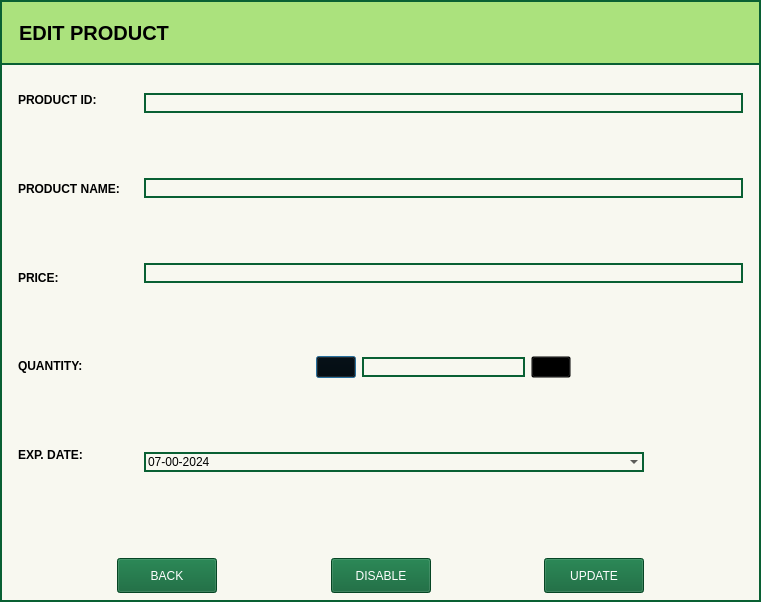
<?xml version="1.0" encoding="UTF-8"?>
<ui version="4.0">
 <class>Dialog</class>
 <widget class="QDialog" name="Dialog">
  <property name="geometry">
   <rect>
    <x>0</x>
    <y>0</y>
    <width>761</width>
    <height>602</height>
   </rect>
  </property>
  <property name="sizePolicy">
   <sizepolicy hsizetype="Minimum" vsizetype="Minimum">
    <horstretch>0</horstretch>
    <verstretch>0</verstretch>
   </sizepolicy>
  </property>
  <property name="minimumSize">
   <size>
    <width>720</width>
    <height>360</height>
   </size>
  </property>
  <property name="windowTitle">
   <string>Dialog</string>
  </property>
  <layout class="QGridLayout" name="gridLayout">
   <property name="leftMargin">
    <number>0</number>
   </property>
   <property name="topMargin">
    <number>0</number>
   </property>
   <property name="rightMargin">
    <number>0</number>
   </property>
   <property name="bottomMargin">
    <number>0</number>
   </property>
   <property name="spacing">
    <number>0</number>
   </property>
   <item row="0" column="0">
    <widget class="QWidget" name="widget" native="true">
     <property name="styleSheet">
      <string notr="true">#widget{
background-color: #F8F8F0;
border: 2px solid #096033;
}
.QComboBox
{
border : 2px solid #096033;
background-color:rgba(0,0,0,0);
}
.QLineEdit{
border : 2px solid #096033;
background-color:rgba(0,0,0,0);
}
.QDateEdit{
border: 2px solid #096033;
background-color:rgba(0,0,0,0);
}
#pushButton_4{
background-color:rgba(0,0,0,0);
}
#pushButton_5{
background-color:rgba(0,0,0,0);
}</string>
     </property>
     <layout class="QVBoxLayout" name="verticalLayout_3">
      <property name="spacing">
       <number>0</number>
      </property>
      <property name="leftMargin">
       <number>0</number>
      </property>
      <property name="topMargin">
       <number>0</number>
      </property>
      <property name="rightMargin">
       <number>0</number>
      </property>
      <property name="bottomMargin">
       <number>0</number>
      </property>
      <item>
       <widget class="QWidget" name="widget_2" native="true">
        <property name="sizePolicy">
         <sizepolicy hsizetype="Preferred" vsizetype="Fixed">
          <horstretch>0</horstretch>
          <verstretch>0</verstretch>
         </sizepolicy>
        </property>
        <property name="minimumSize">
         <size>
          <width>0</width>
          <height>65</height>
         </size>
        </property>
        <property name="styleSheet">
         <string notr="true">#widget_2{
background-color: #ABE27D;
border: 2px solid #096033;
}</string>
        </property>
        <layout class="QHBoxLayout" name="horizontalLayout_4">
         <item>
          <widget class="QLabel" name="label">
           <property name="font">
            <font>
             <pointsize>15</pointsize>
             <bold>true</bold>
            </font>
           </property>
           <property name="styleSheet">
            <string notr="true">background-color:rgba(0,0,0,0);</string>
           </property>
           <property name="text">
            <string>EDIT PRODUCT</string>
           </property>
           <property name="indent">
            <number>10</number>
           </property>
          </widget>
         </item>
        </layout>
       </widget>
      </item>
      <item>
       <widget class="QWidget" name="widget_7" native="true">
        <layout class="QHBoxLayout" name="horizontalLayout_2">
         <item>
          <widget class="QWidget" name="widget_3" native="true">
           <property name="font">
            <font>
             <bold>true</bold>
            </font>
           </property>
           <layout class="QVBoxLayout" name="verticalLayout_2">
            <item>
             <spacer name="verticalSpacer">
              <property name="orientation">
               <enum>Qt::Vertical</enum>
              </property>
              <property name="sizeType">
               <enum>QSizePolicy::Fixed</enum>
              </property>
              <property name="sizeHint" stdset="0">
               <size>
                <width>20</width>
                <height>10</height>
               </size>
              </property>
             </spacer>
            </item>
            <item>
             <widget class="QLabel" name="label_2">
              <property name="font">
               <font>
                <bold>true</bold>
               </font>
              </property>
              <property name="text">
               <string>PRODUCT ID:</string>
              </property>
             </widget>
            </item>
            <item>
             <spacer name="verticalSpacer_5">
              <property name="orientation">
               <enum>Qt::Vertical</enum>
              </property>
              <property name="sizeHint" stdset="0">
               <size>
                <width>20</width>
                <height>40</height>
               </size>
              </property>
             </spacer>
            </item>
            <item>
             <widget class="QLabel" name="label_3">
              <property name="font">
               <font>
                <bold>true</bold>
               </font>
              </property>
              <property name="text">
               <string>PRODUCT NAME:</string>
              </property>
             </widget>
            </item>
            <item>
             <spacer name="verticalSpacer_6">
              <property name="orientation">
               <enum>Qt::Vertical</enum>
              </property>
              <property name="sizeHint" stdset="0">
               <size>
                <width>20</width>
                <height>40</height>
               </size>
              </property>
             </spacer>
            </item>
            <item>
             <widget class="QLabel" name="label_4">
              <property name="font">
               <font>
                <bold>true</bold>
               </font>
              </property>
              <property name="text">
               <string>PRICE: </string>
              </property>
             </widget>
            </item>
            <item>
             <spacer name="verticalSpacer_7">
              <property name="orientation">
               <enum>Qt::Vertical</enum>
              </property>
              <property name="sizeHint" stdset="0">
               <size>
                <width>20</width>
                <height>40</height>
               </size>
              </property>
             </spacer>
            </item>
            <item>
             <widget class="QLabel" name="label_5">
              <property name="font">
               <font>
                <bold>true</bold>
               </font>
              </property>
              <property name="text">
               <string>QUANTITY:</string>
              </property>
             </widget>
            </item>
            <item>
             <spacer name="verticalSpacer_8">
              <property name="orientation">
               <enum>Qt::Vertical</enum>
              </property>
              <property name="sizeHint" stdset="0">
               <size>
                <width>20</width>
                <height>40</height>
               </size>
              </property>
             </spacer>
            </item>
            <item>
             <widget class="QLabel" name="label_6">
              <property name="font">
               <font>
                <bold>true</bold>
               </font>
              </property>
              <property name="text">
               <string>EXP. DATE:</string>
              </property>
             </widget>
            </item>
            <item>
             <spacer name="verticalSpacer_2">
              <property name="orientation">
               <enum>Qt::Vertical</enum>
              </property>
              <property name="sizeHint" stdset="0">
               <size>
                <width>20</width>
                <height>40</height>
               </size>
              </property>
             </spacer>
            </item>
           </layout>
          </widget>
         </item>
         <item>
          <widget class="QWidget" name="widget_4" native="true">
           <layout class="QVBoxLayout" name="verticalLayout">
            <item>
             <spacer name="verticalSpacer_3">
              <property name="orientation">
               <enum>Qt::Vertical</enum>
              </property>
              <property name="sizeType">
               <enum>QSizePolicy::Fixed</enum>
              </property>
              <property name="sizeHint" stdset="0">
               <size>
                <width>20</width>
                <height>10</height>
               </size>
              </property>
             </spacer>
            </item>
            <item>
             <widget class="QLineEdit" name="lineEdit"/>
            </item>
            <item>
             <spacer name="verticalSpacer_9">
              <property name="orientation">
               <enum>Qt::Vertical</enum>
              </property>
              <property name="sizeHint" stdset="0">
               <size>
                <width>20</width>
                <height>40</height>
               </size>
              </property>
             </spacer>
            </item>
            <item>
             <widget class="QLineEdit" name="lineEdit_2"/>
            </item>
            <item>
             <spacer name="verticalSpacer_10">
              <property name="orientation">
               <enum>Qt::Vertical</enum>
              </property>
              <property name="sizeHint" stdset="0">
               <size>
                <width>20</width>
                <height>40</height>
               </size>
              </property>
             </spacer>
            </item>
            <item>
             <widget class="QLineEdit" name="lineEdit_3"/>
            </item>
            <item>
             <spacer name="verticalSpacer_11">
              <property name="orientation">
               <enum>Qt::Vertical</enum>
              </property>
              <property name="sizeHint" stdset="0">
               <size>
                <width>20</width>
                <height>40</height>
               </size>
              </property>
             </spacer>
            </item>
            <item>
             <widget class="QWidget" name="widget_5" native="true">
              <layout class="QHBoxLayout" name="horizontalLayout">
               <item>
                <spacer name="horizontalSpacer">
                 <property name="orientation">
                  <enum>Qt::Horizontal</enum>
                 </property>
                 <property name="sizeHint" stdset="0">
                  <size>
                   <width>40</width>
                   <height>20</height>
                  </size>
                 </property>
                </spacer>
               </item>
               <item>
                <widget class="QPushButton" name="pushButton_4">
                 <property name="text">
                  <string/>
                 </property>
                 <property name="icon">
                  <iconset resource="../../../assets/All_In_Resource.qrc">
                   <normaloff>:/Icons/Icons/minus.png</normaloff>:/Icons/Icons/minus.png</iconset>
                 </property>
                 <property name="iconSize">
                  <size>
                   <width>30</width>
                   <height>30</height>
                  </size>
                 </property>
                </widget>
               </item>
               <item>
                <widget class="QLineEdit" name="lineEdit_4"/>
               </item>
               <item>
                <widget class="QPushButton" name="pushButton_5">
                 <property name="text">
                  <string/>
                 </property>
                 <property name="icon">
                  <iconset resource="../../../assets/All_In_Resource.qrc">
                   <normaloff>:/Icons/Icons/plus.png</normaloff>:/Icons/Icons/plus.png</iconset>
                 </property>
                 <property name="iconSize">
                  <size>
                   <width>20</width>
                   <height>20</height>
                  </size>
                 </property>
                </widget>
               </item>
               <item>
                <spacer name="horizontalSpacer_2">
                 <property name="orientation">
                  <enum>Qt::Horizontal</enum>
                 </property>
                 <property name="sizeHint" stdset="0">
                  <size>
                   <width>40</width>
                   <height>20</height>
                  </size>
                 </property>
                </spacer>
               </item>
              </layout>
             </widget>
            </item>
            <item>
             <spacer name="verticalSpacer_12">
              <property name="orientation">
               <enum>Qt::Vertical</enum>
              </property>
              <property name="sizeHint" stdset="0">
               <size>
                <width>20</width>
                <height>40</height>
               </size>
              </property>
             </spacer>
            </item>
            <item>
             <widget class="QDateEdit" name="dateEdit_2">
              <property name="sizePolicy">
               <sizepolicy hsizetype="Fixed" vsizetype="Fixed">
                <horstretch>0</horstretch>
                <verstretch>0</verstretch>
               </sizepolicy>
              </property>
              <property name="maximumSize">
               <size>
                <width>500</width>
                <height>500</height>
               </size>
              </property>
              <property name="wrapping">
               <bool>false</bool>
              </property>
              <property name="frame">
               <bool>true</bool>
              </property>
              <property name="buttonSymbols">
               <enum>QAbstractSpinBox::NoButtons</enum>
              </property>
              <property name="dateTime">
               <datetime>
                <hour>0</hour>
                <minute>0</minute>
                <second>0</second>
                <year>2024</year>
                <month>6</month>
                <day>7</day>
               </datetime>
              </property>
              <property name="displayFormat">
               <string>dd-mm-yyyy</string>
              </property>
              <property name="calendarPopup">
               <bool>true</bool>
              </property>
              <property name="currentSectionIndex">
               <number>0</number>
              </property>
              <property name="date">
               <date>
                <year>2024</year>
                <month>6</month>
                <day>7</day>
               </date>
              </property>
             </widget>
            </item>
            <item>
             <spacer name="verticalSpacer_4">
              <property name="orientation">
               <enum>Qt::Vertical</enum>
              </property>
              <property name="sizeHint" stdset="0">
               <size>
                <width>20</width>
                <height>40</height>
               </size>
              </property>
             </spacer>
            </item>
           </layout>
          </widget>
         </item>
        </layout>
       </widget>
      </item>
      <item>
       <widget class="QWidget" name="widget_6" native="true">
        <property name="sizePolicy">
         <sizepolicy hsizetype="Preferred" vsizetype="Fixed">
          <horstretch>0</horstretch>
          <verstretch>0</verstretch>
         </sizepolicy>
        </property>
        <property name="styleSheet">
         <string notr="true">.QPushButton{
background-color: #096033;
color: white;
}</string>
        </property>
        <layout class="QHBoxLayout" name="horizontalLayout_3">
         <item>
          <spacer name="horizontalSpacer_5">
           <property name="orientation">
            <enum>Qt::Horizontal</enum>
           </property>
           <property name="sizeHint" stdset="0">
            <size>
             <width>99</width>
             <height>20</height>
            </size>
           </property>
          </spacer>
         </item>
         <item>
          <widget class="QPushButton" name="pushButton">
           <property name="minimumSize">
            <size>
             <width>100</width>
             <height>35</height>
            </size>
           </property>
           <property name="text">
            <string>BACK</string>
           </property>
          </widget>
         </item>
         <item>
          <spacer name="horizontalSpacer_3">
           <property name="orientation">
            <enum>Qt::Horizontal</enum>
           </property>
           <property name="sizeHint" stdset="0">
            <size>
             <width>99</width>
             <height>20</height>
            </size>
           </property>
          </spacer>
         </item>
         <item>
          <widget class="QPushButton" name="pushButton_3">
           <property name="minimumSize">
            <size>
             <width>100</width>
             <height>35</height>
            </size>
           </property>
           <property name="text">
            <string>DISABLE</string>
           </property>
          </widget>
         </item>
         <item>
          <spacer name="horizontalSpacer_4">
           <property name="orientation">
            <enum>Qt::Horizontal</enum>
           </property>
           <property name="sizeHint" stdset="0">
            <size>
             <width>98</width>
             <height>20</height>
            </size>
           </property>
          </spacer>
         </item>
         <item>
          <widget class="QPushButton" name="pushButton_2">
           <property name="sizePolicy">
            <sizepolicy hsizetype="Minimum" vsizetype="Fixed">
             <horstretch>0</horstretch>
             <verstretch>0</verstretch>
            </sizepolicy>
           </property>
           <property name="minimumSize">
            <size>
             <width>100</width>
             <height>35</height>
            </size>
           </property>
           <property name="text">
            <string>UPDATE</string>
           </property>
          </widget>
         </item>
         <item>
          <spacer name="horizontalSpacer_6">
           <property name="orientation">
            <enum>Qt::Horizontal</enum>
           </property>
           <property name="sizeHint" stdset="0">
            <size>
             <width>99</width>
             <height>20</height>
            </size>
           </property>
          </spacer>
         </item>
        </layout>
       </widget>
      </item>
     </layout>
    </widget>
   </item>
  </layout>
 </widget>
 <resources>
  <include location="../../../assets/All_In_Resource.qrc"/>
 </resources>
 <connections/>
</ui>
